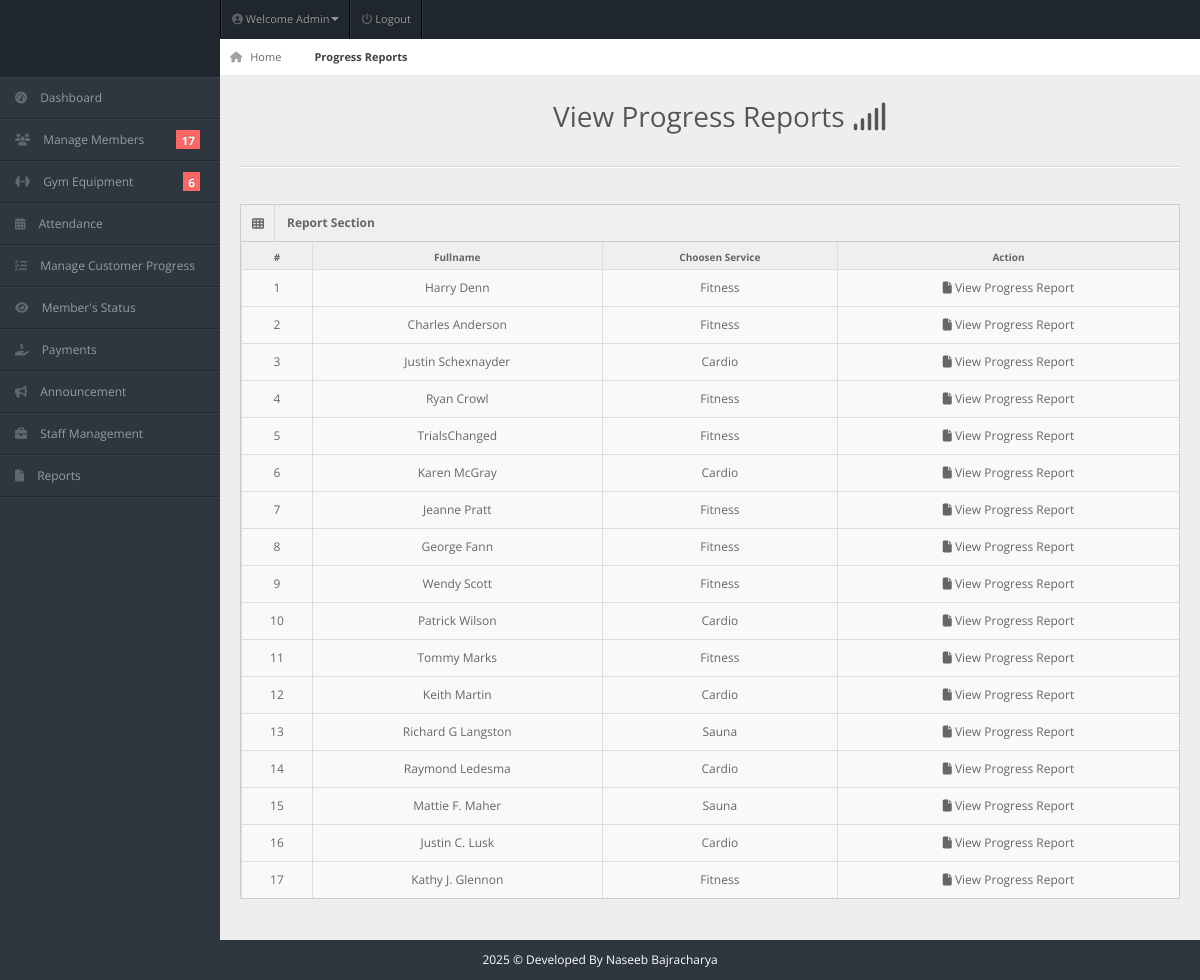
The page /admin/progress-report.php (signed in) on the database its author committed.
### tables this page shows
CREATE TABLE `members` (
  `user_id` int(11) NOT NULL,
  `fullname` varchar(20) NOT NULL,
  `username` varchar(20) NOT NULL,
  `password` varchar(100) NOT NULL,
  `gender` varchar(20) NOT NULL,
  `dor` date NOT NULL,
  `services` varchar(50) NOT NULL,
  `amount` int(100) NOT NULL,
  `paid_date` date NOT NULL,
  `p_year` int(11) NOT NULL,
  `plan` varchar(100) NOT NULL,
  `address` varchar(20) NOT NULL,
  `contact` varchar(10) NOT NULL,
  `status` varchar(20) NOT NULL DEFAULT 'Active',
  `attendance_count` int(100) NOT NULL,
  `ini_weight` int(100) NOT NULL DEFAULT '0',
  `curr_weight` int(100) NOT NULL DEFAULT '0',
  `ini_bodytype` varchar(50) NOT NULL,
  `curr_bodytype` varchar(50) NOT NULL,
  `progress_date` date NOT NULL,
  `reminder` int(11) NOT NULL DEFAULT '0'
);

### admin/progress-report.php (the view, shortened to what this page needs)
<!DOCTYPE html>
<html lang="en">
<head>
<link rel="stylesheet" href="../css/bootstrap.min.css" />
<link rel="stylesheet" href="../css/bootstrap-responsive.min.css" />
<link rel="stylesheet" href="../css/fullcalendar.css" />
<link rel="stylesheet" href="../css/matrix-style.css" />
<link rel="stylesheet" href="../css/matrix-media.css" />
<link href="../font-awesome/css/fontawesome.css" rel="stylesheet" />
<link href="../font-awesome/css/all.css" rel="stylesheet" />
<link rel="stylesheet" href="../css/jquery.gritter.css" />
</head>
<body>
<div id="header">
  <h1><a href="dashboard.html">Perfect Gym Admin</a></h1>
</div>
<?php include 'includes/topheader.php'?>
<?php $page='c-p-r'; include 'includes/sidebar.php'?>
<div id="content">
  <div id="content-header">
    <div id="breadcrumb"> <a href="index.php" title="Go to Home" class="tip-bottom"><i class="fas fa-home"></i> Home</a> <a href="progress-report.php" class="current">Progress Reports</a> </div>
    <h1 class="text-center">View Progress Reports <i class="fas fa-signal"></i></h1>
  </div>
  <div class="container-fluid">
    <hr>
    <div class="row-fluid">
      <div class="span12">
      <div class='widget-box'>
          <div class='widget-title'> <span class='icon'> <i class='fas fa-th'></i> </span>
            <h5>Report Section</h5>
          </div>
          <div class='widget-content nopadding'>
	  <?php
      $qry="select * from members";
      $cnt = 1;
        $result=mysqli_query($conn,$qry);
          echo"<table class='table table-bordered table-hover'>
              <thead>
                <tr>
                  <th>#</th>
                  <th>Fullname</th>
                  <th>Choosen Service</th>
                  <th>Action</th>
                </tr>
              </thead>";
            while($row=mysqli_fetch_array($result)){?>
           <tbody>
                <td><div class='text-center'><?php echo $cnt;?></div></td>
                <td><div class='text-center'><?php echo $row['fullname'];?></div></td>
                <td><div class='text-center'><?php echo $row['services'];?></div></td>
                <td><div class='text-center'><a href="view-progress-report.php?id= <?php echo $row['user_id'] ?>"><i class="fas fa-file"></i> View Progress Report</a></div></td>
              </tbody>
          <?php
       $cnt++;   }
            ?>
            </table>
          </div>
        </div>
      </div>
    </div>
  </div>
</div>
<div class="row-fluid">
  <div id="footer" class="span12"> <?php echo date("Y");?> &copy; Developed By Naseeb Bajracharya</a> </div>
</div>
</body>
</html>

### css/matrix-style.css (style rules this page uses)
* { outline: none !important; -moz-outline: none !important; }
html, body { height: 100%; }
body { overflow-x: hidden; margin-top: -10px; font-family: "Open Sans", sans-serif; font-size: 12px; color: #666; }
a { color: #666; }
select, textarea, input[type="text"], input[type="password"], input[type="datetime"], input[type="datetime-local"], input[type="date"], input[type="month"], input[type="time"], input[type="week"], input[type="number"], input[type="email"], input[type="url"], input[type="search"], input[type="tel"], input[type="color"], .uneditable-input, .label, .dropdown-menu, .btn, .well, .progress, .table-bordered, .btn-group > .btn:first-child, .btn-group > .btn:last-child, .btn-group > .btn:last-child, .btn-group > .dropdown-toggle, .alert { border-radius: 0px; }
#footer { padding: 10px; text-align: center; }
hr { border-top-color: #dadada; }
#header { height: 77px; position: relative; width: 100%; z-index: -9; }
#header h1 { background: url("../img/icontest3.png") no-repeat scroll 0 0 transparent; height: 31px; left: 20px; line-height: 600px; overflow: hidden; position: relative; top: 26px; width: 191px; }
#header h1 a { display: block; }
#content { background: none repeat scroll 0 0 #eeeeee; margin-left: 220px; margin-right: 0; padding-bottom: 25px; position: relative; min-height: 100%; width: auto; }
#content-header { position: abslute; width: 100%; margin-top: -38px; z-index: 20; }
#content-header h1 { color: #555555; font-size: 28px; font-weight: normal; float: none; text-shadow: 0 1px 0 #ffffff; margin-left: 20px; position: relative; }
#content-header h1, #content-header .btn-group { margin-top: 20px; }
#breadcrumb { background-color: #fff; border-bottom: 1px solid #e3ebed; }
#breadcrumb a { padding: 8px 20px 8px 10px; display: inline-block; background-image: url("../img/breadcrumb.png"); background-position: center right; background-repeat: no-repeat; font-size: 11px; color: #666666; }
#breadcrumb a:last-child { background-image: none; }
#breadcrumb a.current { font-weight: bold; color: #444444; }
#breadcrumb a i { margin-right: 5px; opacity: 0.6; }
.widget-box { background: none repeat scroll 0 0 #f9f9f9; border-left: 1px solid #cdcdcd; border-top: 1px solid #cdcdcd; border-right: 1px solid #cdcdcd; clear: both; margin-top: 16px; margin-bottom: 16px; position: relative; }
.widget-title, .modal-header, .table th, div.dataTables_wrapper .ui-widget-header { background: #efefef; border-bottom: 1px solid #cdcdcd; height: 36px; }
.widget-title span.icon { padding: 9px 10px 7px 11px; float: left; border-right: 1px solid #dadada; }
.widget-title h5 { color: #666; float: left; font-size: 12px; font-weight: bold; padding: 12px; line-height: 12px; margin: 0; }
.widget-content { padding: 15px; border-bottom: 1px solid #cdcdcd; }
.table th { height: auto; font-size: 10px; padding: 5px 10px 2px; border-bottom: 0; text-align: center; color: #666666; }
.nopadding { padding: 0 !important; }
.nopadding .table { margin-bottom: 0; }
.nopadding .table-bordered { border: 0; }

### css/matrix-media.css (style rules this page uses)
body { background:#2E363F; }
#header { background-color: #1f262d; margin-top:10px; }

### admin/progress-report.php (style rules this page uses)
#footer { color: white; }

### rows shown on the page
members: fullname "Harry Denn", services "Fitness"
members: fullname "Charles Anderson", services "Fitness"
members: fullname "Justin Schexnayder", services "Cardio"
members: fullname "Ryan Crowl", services "Fitness"
members: fullname "TrialsChanged", services "Fitness"
members: fullname "Karen McGray", services "Cardio"
members: fullname "Jeanne Pratt", services "Fitness"
members: fullname "George Fann", services "Fitness"
members: fullname "Wendy Scott", services "Fitness"
members: fullname "Patrick Wilson", services "Cardio"
members: fullname "Tommy Marks", services "Fitness"
members: fullname "Keith Martin", services "Cardio"
members: fullname "Richard G Langston", services "Sauna"
members: fullname "Raymond Ledesma", services "Cardio"
members: fullname "Mattie F. Maher", services "Sauna"
members: fullname "Justin C. Lusk", services "Cardio"
members: fullname "Kathy J. Glennon", services "Fitness"

### other values the page prints
$query->num_rows "17"
$query->num_rows "6"
